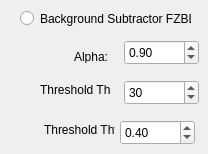
              <widget class="QWidget" name="PBKGFZBL">
               <attribute name="label">
                <string>Background Subtractor FZBL</string>
               </attribute>
               <widget class="QRadioButton" name="RBTFZBL">
                <property name="geometry">
                 <rect>
                  <x>20</x>
                  <y>10</y>
                  <width>171</width>
                  <height>17</height>
                 </rect>
                </property>
                <property name="text">
                 <string>Background Subtractor FZBL</string>
                </property>
               </widget>
               <widget class="QLabel" name="label_42">
                <property name="geometry">
                 <rect>
                  <x>44</x>
                  <y>120</y>
                  <width>71</width>
                  <height>20</height>
                 </rect>
                </property>
                <property name="text">
                 <string>Threshold Thfs:</string>
                </property>
               </widget>
               <widget class="QSpinBox" name="SBThSFL">
                <property name="geometry">
                 <rect>
                  <x>124</x>
                  <y>80</y>
                  <width>75</width>
                  <height>25</height>
                 </rect>
                </property>
                <property name="value">
                 <number>30</number>
                </property>
               </widget>
               <widget class="QDoubleSpinBox" name="DSBAlphaFL">
                <property name="geometry">
                 <rect>
                  <x>124</x>
                  <y>40</y>
                  <width>75</width>
                  <height>25</height>
                 </rect>
                </property>
                <property name="value">
                 <double>0.900000000000000</double>
                </property>
               </widget>
               <widget class="QLabel" name="label_43">
                <property name="geometry">
                 <rect>
                  <x>74</x>
                  <y>50</y>
                  <width>47</width>
                  <height>13</height>
                 </rect>
                </property>
                <property name="text">
                 <string>Alpha: </string>
                </property>
               </widget>
               <widget class="QLabel" name="label_44">
                <property name="geometry">
                 <rect>
                  <x>40</x>
                  <y>80</y>
                  <width>71</width>
                  <height>20</height>
                 </rect>
                </property>
                <property name="text">
                 <string>Threshold Ths:</string>
                </property>
               </widget>
               <widget class="QDoubleSpinBox" name="DSBThfsFL">
                <property name="geometry">
                 <rect>
                  <x>120</x>
                  <y>120</y>
                  <width>75</width>
                  <height>25</height>
                 </rect>
                </property>
                <property name="maximum">
                 <double>1000.000000000000000</double>
                </property>
                <property name="value">
                 <double>0.400000000000000</double>
                </property>
               </widget>
              </widget>
